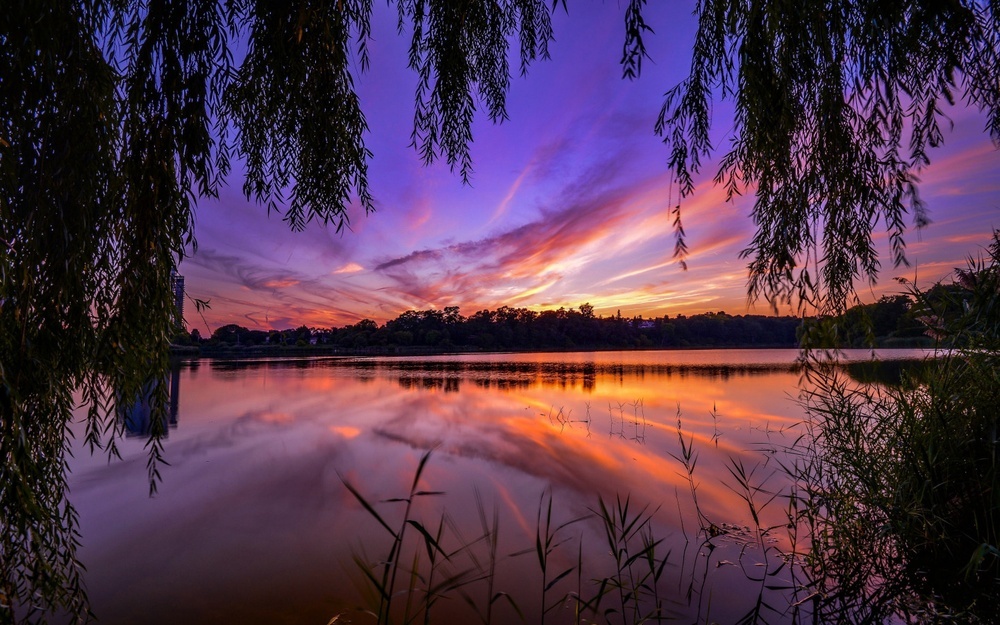
#> input picture LR_1/pic1.jpg, 1000 x 625 px, shrunk from 1440 x 900 before the run, given in place of the camera
$ python LR_2.py
#> lines starting #> are read from the running program, lines starting #| are printed output that depends on the picture; after the words box and inside, x2 and y2 are one past the last pixel; in counts of white or black regions, pixels touching at a corner belong together
import cv2
import numpy as np

# [58 lines of commented-out code are left out]
cap = cv2.VideoCapture(0)
previous_cx, previous_cy = None, None
alpha = 0.6  # коэффициент сглаживания
while True:
    ret, frame = cap.read()
#> frame is the input picture: shape (625, 1000, 3); mean B, G, R 75.2, 53.6, 82.3
    hsv = cv2.cvtColor(frame, cv2.COLOR_BGR2HSV)
#> hsv: shape (625, 1000, 3); mean H, S, V 103.2, 133.2, 96.1
    lower_purple = np.array([130, 50, 50])  # минимальные значения оттенка, насыщенности и значения (яркости)
    upper_purple = np.array([160, 255, 255]) # максимальные значения оттенка, насыщенности и значения (яркости)
    mask = cv2.inRange(hsv, lower_purple, upper_purple)
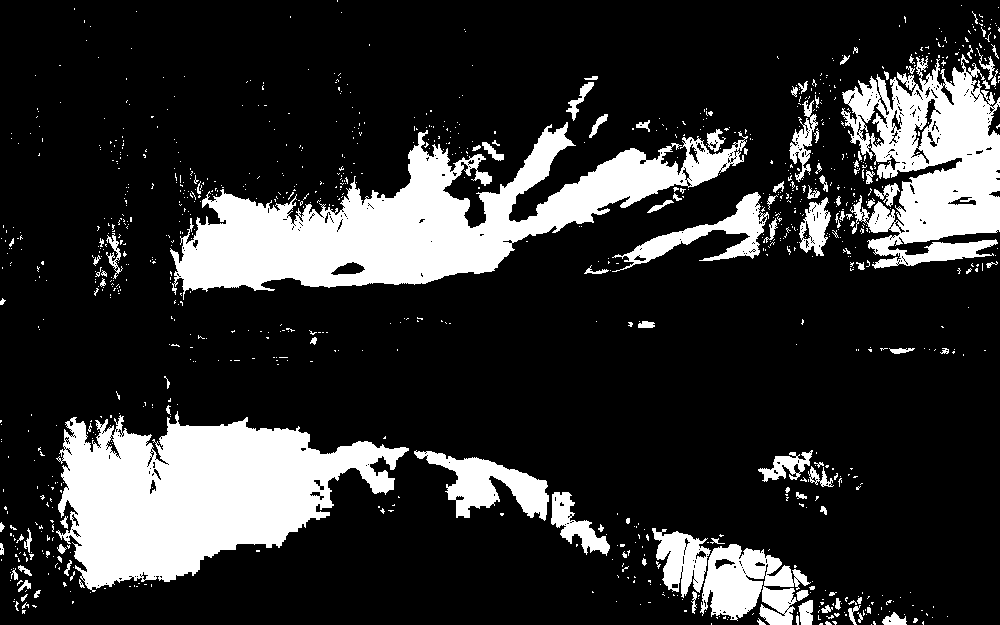
#> mask: shape (625, 1000); 19.4% white; 1039 white regions (930 under 20 px), largest, box (x1, y1, x2, y2) and area: (170, 122, 748, 300) 37950, (56, 411, 409, 592) 35548, (841, 54, 1000, 269) 20000

    kernel = np.ones((5, 5), np.uint8)
    mask = cv2.morphologyEx(mask, cv2.MORPH_OPEN, kernel)
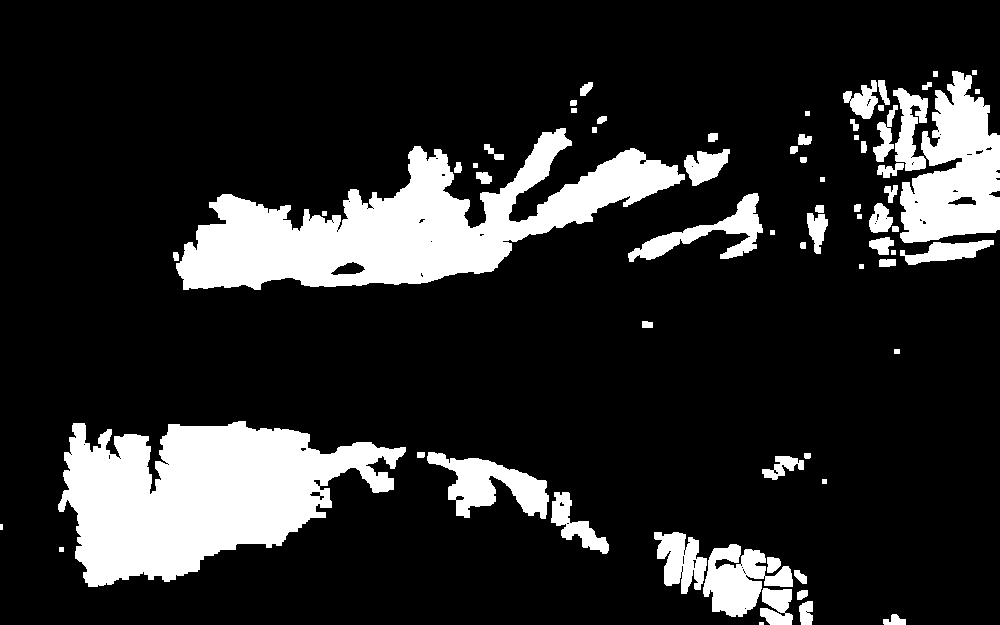
#> mask: shape (625, 1000); 16.7% white; 68 white regions (2 under 20 px), largest, box (x1, y1, x2, y2) and area: (176, 128, 685, 290) 34232, (58, 421, 406, 587) 34126, (900, 71, 1000, 243) 10914

    blurred = cv2.GaussianBlur(mask, (5, 5), 0)
    moments = cv2.moments(blurred)
#> moments = moments, m00 26572594, centre m10/m00, m01/m00 = (471, 343.9)
    area = moments['m00']
#> area = 26572594

    if area > 500:  # минимальная площадь для отсечения шумов
        # ширина и высота прямоугольника равны квадратному корню из площади объекта
        width = height = int(np.sqrt(area))
#> width = 5154; height = 5154
        # вычисление координат центра объекта на изображении с использованием момент первого порядка
        c_x = int(moments["m10"] / moments["m00"])
#> c_x = 470
        c_y = int(moments["m01"] / moments["m00"])
#> c_y = 343

        # Сглаживание движения прямоугольника
        if previous_cx is not None and previous_cy is not None:
            c_x = int(alpha * previous_cx + (1 - alpha) * c_x)
            c_y = int(alpha * previous_cy + (1 - alpha) * c_y)

        previous_cx, previous_cy = c_x, c_y
#> previous_cx = 470; previous_cy = 343
        color = (0, 0, 0) # черный цвет
        thickness = 2 # толщина
        cv2.rectangle(frame,
            (c_x - (width // 20), c_y - (height // 20)),
            (c_x + (width // 20), c_y + (height // 20)),
            color, thickness)
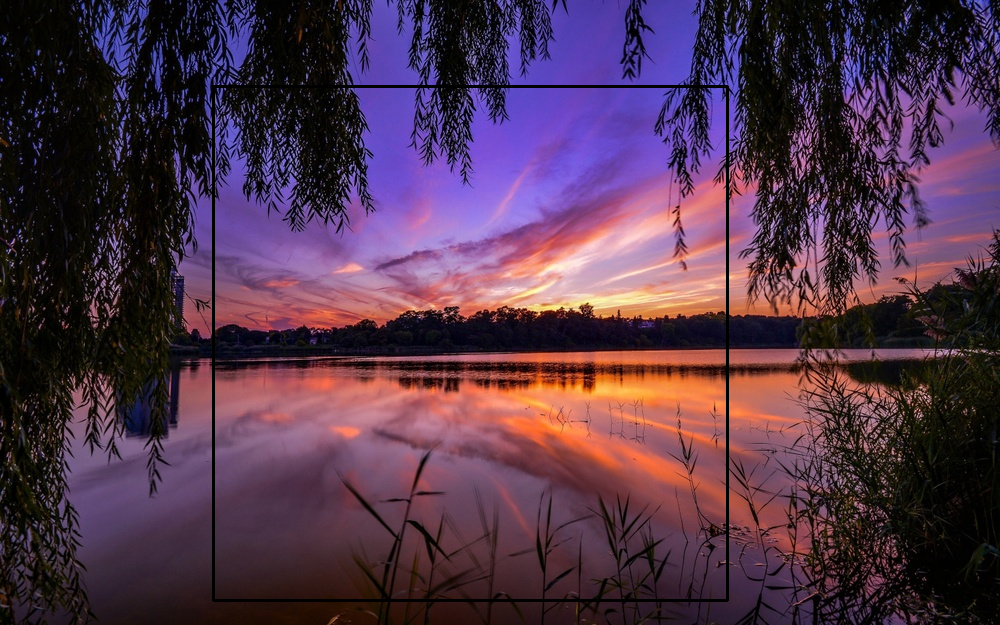
#> frame: shape (625, 1000, 3); 0.99% of pixels changed, all inside (x1, y1, x2, y2) = (212, 85, 729, 602)

    cv2.imshow('HSV_frame', hsv)
    cv2.imshow('Result_frame', frame)
    if cv2.waitKey(1) & 0xFF == 27:
#> (key Esc is pressed here)
        break
cap.release()
cv2.destroyAllWindows()
